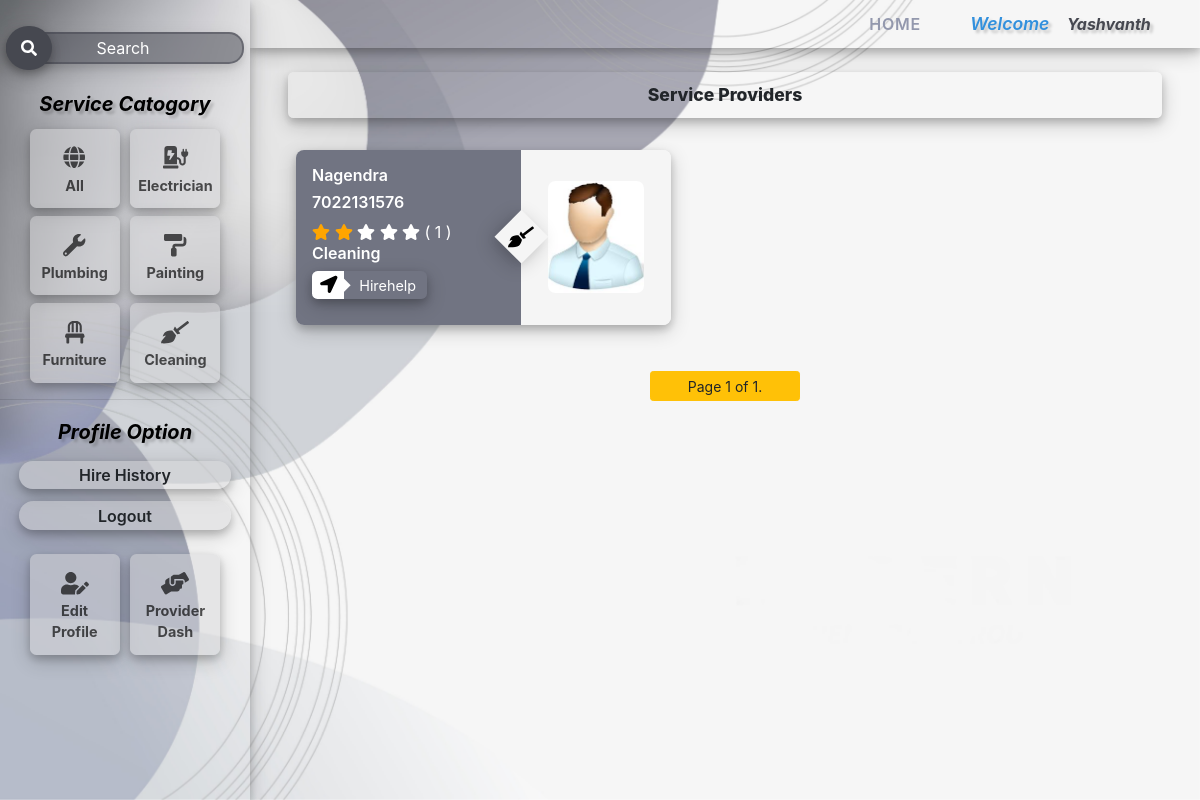
Page /seekerHome/cleaning/ (signed in) on the committed database.
### core/models.py (models this page shows, shortened)
class Applicationuser(models.Model):
    class Meta:
        ordering =['uid']
    choice = (('provider','PROVIDER'),('seeker','SEEKER'))
    service_category = (
        ('cleaning','Cleaning'),
        ('plumbing','Plumbing'),
        ('electrician','Electrician'),
        ('painting','Painting'),
        ('furniture','Furniture Assembly')
    )
    uid = models.AutoField(primary_key=True)
    user = models.OneToOneField(User,null=True,on_delete=models.SET_NULL)
    user_satus = models.CharField(max_length=10,choices=choice,null=True,blank=True)
    service_catogory = models.CharField(max_length=50,blank=True,null=True,choices=service_category)
    description = models.TextField(blank=True,null=True)
    phonenumber = models.CharField(max_length=10)
    profile_pic = models.ImageField(upload_to='pic/',blank=True,null=True)
    rating = models.IntegerField(default=0)
    rated_user_count = models.IntegerField(default=0)
    address = models.TextField()

### core/views.py (the view)
# urls.py: url(r"^seekerHome/(?P<service_catogory>[A-Za-z]+)/",views.seeker_home,name="Seeker"),
@login_required
def seeker_home(request,service_catogory = None):
    Number_of_objects_per_page = 15
    context={}
    if request.method == "POST":
        jobAssignmentForm_obj = jobAssignmentForm(request.POST)
        if jobAssignmentForm_obj.is_valid():
            jobAssignmentForm_obj.save()
            jobAssignmentForm_obj = jobAssignmentForm()
    else:
        jobAssignmentForm_obj = jobAssignmentForm()
    if service_catogory == "All":
        obj = Applicationuser.objects.all().exclude(user__username=request.user.username)
    else:
        obj = Applicationuser.objects.filter(Q(service_catogory = service_catogory.lower())).exclude(user__username=request.user.username) or None
    search_query = request.GET.get('search',None)
    if search_query:
        obj = obj.filter(Q(user__username__icontains =search_query)|
                        Q(service_catogory__icontains = search_query)|
                        Q(user_satus__icontains =search_query)|
                        Q(rating__icontains =search_query))
    if obj:
        paginated_object_list = Paginator(obj,Number_of_objects_per_page)
        page_number =  request.GET.get('page')
        obj = paginated_object_list.get_page(page_number)
    context['userlist']=obj
    context['form'] =jobAssignmentForm_obj
    return render(request,'seeker.html',context)

### core/forms.py (shortened to what this page needs)
class jobAssignmentForm(forms.ModelForm):
    seeker_id = forms.IntegerField(widget=forms.TextInput(attrs={'style':'display:none'}))
    provider_id = forms.IntegerField(widget=forms.TextInput(attrs={'style':'display:none'}))
    seeker_name = forms.CharField(label="Job Seeker Name",widget=forms.TextInput(attrs={'readonly':'readonly'}))
    provider_name = forms.CharField(label="Job Provider Name",widget=forms.TextInput(attrs={'readonly':'readonly'}))
    class Meta:
        model = Job
        fields = ('job_title','jobName','job_discription','seeker_id','seeker_name','provider_id','provider_name')
        labels = {
            'jobName':"Enter the job title",
            'job_title':"Job Type",
            'job_discription':"Enter the job discription",
        }
        widgets = {
            'job_discription': forms.Textarea(attrs={"rows":"2"})
        }

### template/seeker.html (shortened to what this page needs)
<!DOCTYPE html>
{% load custumTags %}
{% load static %}
{% load crispy_forms_tags %}
<html lang="en">
<head>
    <link rel="stylesheet" href="https://cdnjs.cloudflare.com/ajax/libs/font-awesome/4.7.0/css/font-awesome.min.css">
    <link rel="stylesheet" href="https://maxcdn.bootstrapcdn.com/bootstrap/4.0.0/css/bootstrap.min.css">
</head>
<body>
    <div class="maincontainer" >
        <div class="content-container" >
            <div class="slidebar">
                <div class="slidebar_container">
                    <form  class="search-form" method="GET" >
                        <label id="search-label"  for="search"><i class="fas fa-search"></i></label>
                        <input  id='search' type="search" placeholder="Search"  name="search" {% if request.GET.search %} value="{{ request.GET.search }}" {% endif %}>
                    </form>
                    <div class="service-categoryList ">
                        <h5>Service Catogory</h5>
                        <div class="service-categoryRow">
                            <div class="service-categoryitem" data-attr="All">
                                <i class="fas fa-globe"></i>
                                <b>All</b>
                            </div>
                            <div class="service-categoryitem" data-attr="Electrician">
                                <i class="fas fa-charging-station"></i>
                                <b>Electrician</b>
                            </div>
                            <div class=" service-categoryitem"  data-attr="Plumbing">
                                <i class="fas fa-wrench"></i>
                                <b>Plumbing</b>
                            </div>
                            <div class=" service-categoryitem"  data-attr="Painting">
                                <i class="fas fa-paint-roller"></i>
                                <b>Painting</b>
                            </div>
                            <div class=" service-categoryitem"  data-attr="Furniture">
                                <i class="fas fa-chair"></i>
                                <b>Furniture</b>
                            </div>
                            <div class=" service-categoryitem"  data-attr="Cleaning">
                                <i class="fas fa-broom"></i>
                                <b>Cleaning</b>
                            </div>
                        </div>
                        <hr>
                        <h5>Profile Option</h5>
                        <ul class="UserOptions">
                            {% block seeker_options %}
                            <li onclick="gotoHireHistory()">Hire History</li>
                            {% endblock %}
                            <li onclick="logouts()">Logout</li>
                        </ul>
                         <div class="service-categoryRow mt-3">
                            <div class="dash-options" onclick="gotoUserPage()">
                                <i class="fas fa-user-edit"></i>
                                <b>Edit Profile</b>
                            </div>
                            <div class="dash-options" onclick="gotoProviderDash()">
                                <i class="fas fa-hands-helping"></i>
                                <b>Provider Dash</b>
                            </div>
                        </div>
                    </div>
                </div>
            </div>
            <div class="actual_content">
                <div class="nav-container">
                    <ul class="navlist">
                        <li class="nav-li" onclick="logouts()"><a class="nav-a" href="">Home</a></li>
                        <li  style="margin-left:0;list-style: none;"><a  style="color:#464850;font-weight: 650;font-style: italic;text-shadow: 3px 3px 3px rgba(0, 0, 0, .20);">
                        <span class="welcome">Welcome</span>{{ request.user.username }}</a></li>
                    </ul>
                </div>
                <div class="rows">
                         <div class="columns one">
                            {% block seeker_html %}
                            <h2 class="headding mt-4" style="width: 92%;">Service Providers</h2>
                            <div class="user_paginator" style="width: 92%; margin: auto;padding: 1em 0em;">
                                    {% for value in userlist %}
                                        <div class="card-container" onclick='get_user_data("{{ value.uid }}")'>
                                                <div class="card-leftpart">
                                                    <h4 class="text-h4">{{ value.user.username }}</h4>
                                                    <h4 class="text-h4">{{ value.phonenumber }}</h4>
                                                    {% for x in "stars" %}
                                                            {% if forloop.counter <= value.rating %}
                                                                <span class="fa fa-star checked"></span>
                                                            {% else %}
                                                                <span class="fa fa-star"></span>
                                                            {% endif %}
                                                    {% endfor %}
                                                    <span>( {{ value.rated_user_count}} )</span>
                                                    <br>
                                                    <span class="center_icon"></span>
                                                        {% if value.service_catogory == "electrician" %}
                                                            <i class="fas fa-charging-station"></i>
                                                        {% elif value.service_catogory == "furniture" %}
                                                                <i class="fas fa-chair"></i>
                                                        {% elif value.service_catogory == "painting" %}
                                                                <i class="fas fa-paint-roller"></i>
                                                        {% elif value.service_catogory == "cleaning" %}
                                                                <i class="fas fa-broom"></i>
                                                        {% else%}
                                                                <i class="fas fa-wrench"></i>
                                                        {% endif %}
                                                    <h4 class="text-h4">{{ value.service_catogory|title  }}</h4>
                                                    <button class="bill_btn" onclick="jobAssignment(event,'{{value.uid}}','{{ value.user.username }}','{{value.service_catogory}}')">
                                                        <span class="left"><i class="fas fa-location-arrow"></i></span>
                                                        <span class="ml-2 right">Hirehelp</span>
                                                    </button>
                                                </div>
                                                <div class="card-rightpart">
                                                    <img class="rightside_image" src="{{ value.profile_pic.url }}" alt="">
                                                </div>
                                        </div>
                                    {% empty %}
                                        <h1 class="errormsg">You have filters set, which may hide some results OR No date available sorry..</h1>
                                    {% endfor %}
                            </div>
                            <div class="padinator">
                                {% if userlist %}
                                <span class="current btn btn-warning  btn-sm" style="width:150px;height: 30px;">
                                    Page {{ userlist.number }} of {{ userlist.paginator.num_pages }}.
                                </span>
                                {% endif %}
                            </div>
                            {% endblock %}
                        </div>
                </div>
            </div>
        </div>
    </div>
</body>
</html>

### template/seeker.html (style rules this page uses)
input,select,textarea { display: block; background-color:rgb(231, 231, 231); border: none; color: black; box-shadow: 0 4px 8px 0 rgba(0,0,0,.1), 0 6px 20px 0 rgba(0,0,0,.1); padding: 0.25em 0.75em; width: 100%; border-radius: .05em; overflow: hidden; }

### rows in the picture
Applicationuser: user.username "Nagendra", phonenumber "7022131576", rated_user_count "1", service_catogory "Cleaning", profile_pic (picture)

### other values in the picture
{{ request.user.username }} "Yashvanth"
{{ userlist.number }} "1"
{{ userlist.paginator.num_pages }} "1"
